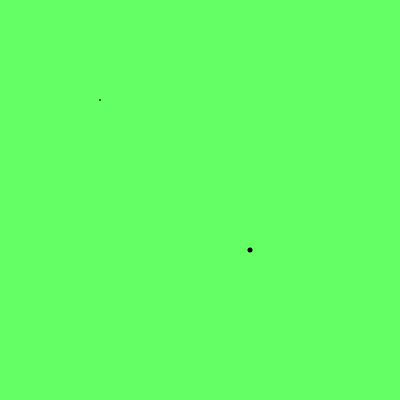
Frame 1 (no input)
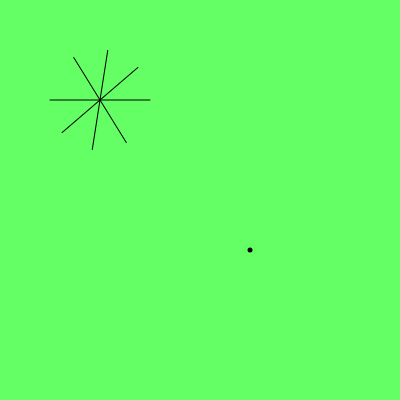
Frame 60 (no input)
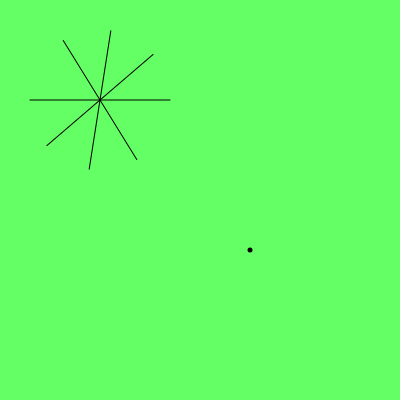
Frame 120 (the mouse pressed at the canvas centre since frame 60)

The p5.js sketch that drew these frames (run headless with seeded random() and noise() and a simulated clock; from frame 60 on, the mouse is pressed at the canvas centre):

// p5.js sketch
// ── sketch.js

let r = 100
let g = 255
let b = 100

function setup() {
    createCanvas(400,400)
}

let loc_x = 0;
let loc_y = 0;
let delta_x = 10;


function draw(){

    background( r,g,b );
    frameRate(30);


//REPEATING LINES, flashing effect.

for ( a = 0; a < 50; a += 15){
    push();
        translate( width * .25, height * .25);
        rotate(a);
        line(loc_x * -1, loc_y, loc_x, loc_y);       
    pop();
}

loc_x += delta_x;

if(loc_x + delta_x >= 100) {
    loc_x *= -1;
}



//POINT
push();
    strokeWeight(5);
    point(250, 250);
pop();



//console.log( z_loc);

 /*my loops never work until I understand what I'm trying to repeat.

for(x = 0; x < width; x += 50){
    for (y = 0; y < 500; y += 50){
        line(y, x, x-25, y-25 );

    }
*/

}
